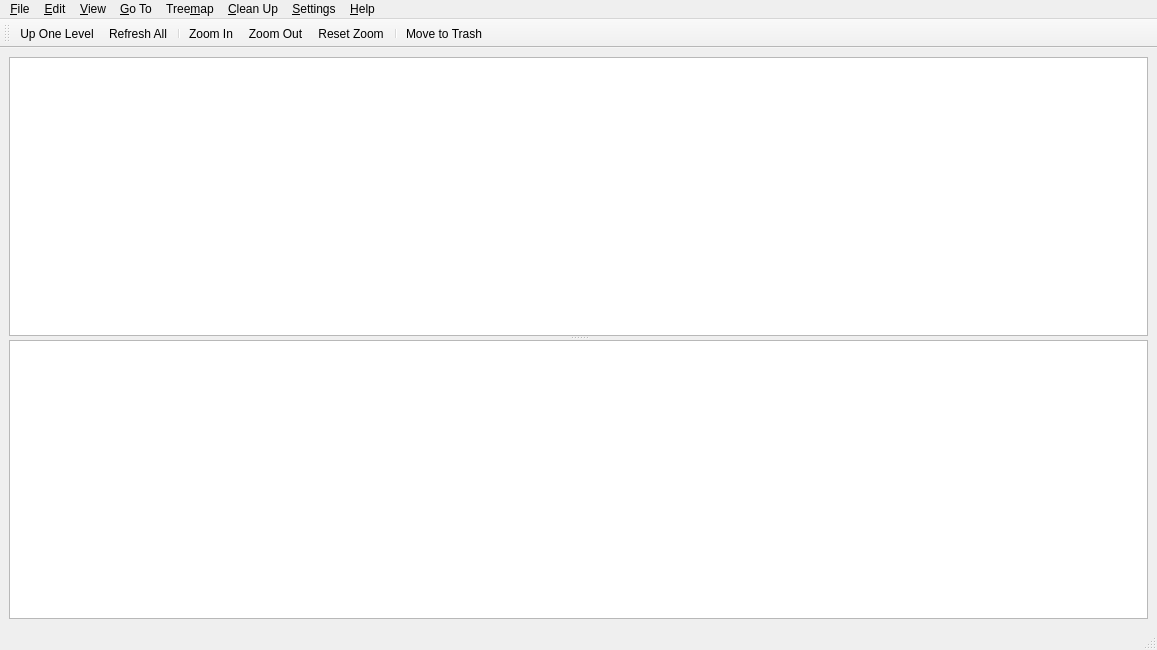
<?xml version="1.0" encoding="UTF-8"?>
<ui version="4.0">
 <author>Stefan Hundhammer</author>
 <class>MainWindow</class>
 <widget class="QMainWindow" name="MainWindow">
  <property name="geometry">
   <rect>
    <x>0</x>
    <y>0</y>
    <width>1157</width>
    <height>650</height>
   </rect>
  </property>
  <property name="windowTitle">
   <string>iDirStat v1.0a (tobias@familie-feigl.de - iDirStat@ Stefan.Hundhammer@gmx.de &amp; kdirstat@ http://kdirstat.sourceforge.net)</string>
  </property>
  <property name="windowIcon">
   <iconset resource="icons.qrc">
    <normaloff>:/icons/idirstat.png</normaloff>:/icons/idirstat.png</iconset>
  </property>
  <widget class="QWidget" name="centralWidget">
   <layout class="QVBoxLayout" name="verticalLayout">
    <item>
     <widget class="QSplitter" name="mainWinSplitter">
      <property name="orientation">
       <enum>Qt::Vertical</enum>
      </property>
      <widget class="iDirStat::DirTreeView" name="dirTreeView"/>
      <widget class="iDirStat::TreemapView" name="treemapView"/>
     </widget>
    </item>
   </layout>
  </widget>
  <widget class="QMenuBar" name="menubar">
   <property name="geometry">
    <rect>
     <x>0</x>
     <y>0</y>
     <width>1157</width>
     <height>22</height>
    </rect>
   </property>
   <widget class="QMenu" name="menuFile">
    <property name="title">
     <string>&amp;File</string>
    </property>
    <addaction name="actionNewWindow"/>
    <addaction name="actionOpen"/>
    <addaction name="actionRefreshAll"/>
    <addaction name="actionRefreshSelected"/>
    <addaction name="separator"/>
    <addaction name="actionReadExcludedDirectory"/>
    <addaction name="actionContinueReadingAtMountPoint"/>
    <addaction name="actionStopReading"/>
    <addaction name="separator"/>
    <addaction name="actionAskWriteCache"/>
    <addaction name="actionAskReadCache"/>
    <addaction name="separator"/>
    <addaction name="actionQuit"/>
   </widget>
   <widget class="QMenu" name="menuView">
    <property name="title">
     <string>&amp;View</string>
    </property>
    <widget class="QMenu" name="menuExpandTreeToLevel">
     <property name="title">
      <string>E&amp;xpand Tree To Level</string>
     </property>
     <addaction name="actionExpandTreeLevel0"/>
     <addaction name="actionExpandTreeLevel1"/>
     <addaction name="actionExpandTreeLevel2"/>
     <addaction name="actionExpandTreeLevel3"/>
     <addaction name="actionExpandTreeLevel4"/>
     <addaction name="actionExpandTreeLevel5"/>
     <addaction name="actionExpandTreeLevel6"/>
     <addaction name="actionExpandTreeLevel7"/>
     <addaction name="actionExpandTreeLevel8"/>
     <addaction name="actionExpandTreeLevel9"/>
    </widget>
    <addaction name="actionCloseAllTreeLevels"/>
    <addaction name="menuExpandTreeToLevel"/>
    <addaction name="separator"/>
    <addaction name="actionFileSizeStats"/>
    <addaction name="actionFileTypeStats"/>
   </widget>
   <widget class="QMenu" name="menuEdit">
    <property name="title">
     <string>&amp;Edit</string>
    </property>
    <addaction name="actionCopyUrlToClipboard"/>
    <addaction name="actionMoveToTrash"/>
   </widget>
   <widget class="QMenu" name="menuTreemap">
    <property name="title">
     <string>Tree&amp;map</string>
    </property>
    <addaction name="actionShowTreemap"/>
    <addaction name="actionTreemapAsSidePanel"/>
    <addaction name="separator"/>
    <addaction name="actionTreemapZoomIn"/>
    <addaction name="actionTreemapZoomOut"/>
    <addaction name="actionResetTreemapZoom"/>
    <addaction name="actionTreemapRebuild"/>
   </widget>
   <widget class="QMenu" name="menuGoTo">
    <property name="title">
     <string>&amp;Go To</string>
    </property>
    <addaction name="actionGoUp"/>
    <addaction name="actionGoToToplevel"/>
   </widget>
   <widget class="QMenu" name="menuHelp">
    <property name="title">
     <string>&amp;Help</string>
    </property>
    <addaction name="actionHelp"/>
    <addaction name="actionAbout"/>
    <addaction name="actionAboutQt"/>
   </widget>
   <widget class="QMenu" name="menuCleanup">
    <property name="tearOffEnabled">
     <bool>true</bool>
    </property>
    <property name="title">
     <string>&amp;Clean Up</string>
    </property>
    <addaction name="actionMoveToTrash"/>
    <addaction name="separator"/>
   </widget>
   <widget class="QMenu" name="menuSettings">
    <property name="title">
     <string>&amp;Settings</string>
    </property>
    <addaction name="actionConfigure"/>
   </widget>
   <addaction name="menuFile"/>
   <addaction name="menuEdit"/>
   <addaction name="menuView"/>
   <addaction name="menuGoTo"/>
   <addaction name="menuTreemap"/>
   <addaction name="menuCleanup"/>
   <addaction name="menuSettings"/>
   <addaction name="menuHelp"/>
  </widget>
  <widget class="QStatusBar" name="statusBar"/>
  <widget class="QToolBar" name="toolBar">
   <property name="windowTitle">
    <string>toolBar</string>
   </property>
   <attribute name="toolBarArea">
    <enum>TopToolBarArea</enum>
   </attribute>
   <attribute name="toolBarBreak">
    <bool>false</bool>
   </attribute>
   <addaction name="actionGoUp"/>
   <addaction name="actionRefreshAll"/>
   <addaction name="separator"/>
   <addaction name="actionTreemapZoomIn"/>
   <addaction name="actionTreemapZoomOut"/>
   <addaction name="actionResetTreemapZoom"/>
   <addaction name="separator"/>
   <addaction name="actionMoveToTrash"/>
  </widget>
  <action name="actionQuit">
   <property name="icon">
    <iconset resource="icons.qrc">
     <normaloff>:/icons/window-close.png</normaloff>:/icons/window-close.png</iconset>
   </property>
   <property name="text">
    <string>&amp;Quit</string>
   </property>
   <property name="toolTip">
    <string>Exit application</string>
   </property>
   <property name="shortcut">
    <string>Ctrl+Q</string>
   </property>
  </action>
  <action name="actionOpen">
   <property name="icon">
    <iconset resource="icons.qrc">
     <normaloff>:/icons/open-dir.png</normaloff>:/icons/open-dir.png</iconset>
   </property>
   <property name="text">
    <string>&amp;Open...</string>
   </property>
   <property name="toolTip">
    <string>Open a directory to scan.</string>
   </property>
   <property name="shortcut">
    <string>Ctrl+O</string>
   </property>
  </action>
  <action name="actionCloseAllTreeLevels">
   <property name="text">
    <string>&amp;Close All Tree Levels</string>
   </property>
   <property name="toolTip">
    <string>Close all branches of the directory tree.</string>
   </property>
  </action>
  <action name="actionExpandTreeLevel0">
   <property name="text">
    <string>Level &amp;0</string>
   </property>
   <property name="toolTip">
    <string>Expand (open) the directory tree to level 0.</string>
   </property>
  </action>
  <action name="actionExpandTreeLevel1">
   <property name="text">
    <string>Level &amp;1</string>
   </property>
   <property name="toolTip">
    <string>Expand (open) the directory tree to level 1.</string>
   </property>
   <property name="shortcut">
    <string>Ctrl+1</string>
   </property>
  </action>
  <action name="actionExpandTreeLevel2">
   <property name="text">
    <string>Level &amp;2</string>
   </property>
   <property name="toolTip">
    <string>Expand (open) the directory tree to level 2.</string>
   </property>
   <property name="shortcut">
    <string>Ctrl+2</string>
   </property>
  </action>
  <action name="actionExpandTreeLevel3">
   <property name="text">
    <string>Level &amp;3</string>
   </property>
   <property name="toolTip">
    <string>Expand (open) the directory tree to level 3.</string>
   </property>
   <property name="shortcut">
    <string>Ctrl+3</string>
   </property>
  </action>
  <action name="actionExpandTreeLevel4">
   <property name="text">
    <string>Level &amp;4</string>
   </property>
   <property name="toolTip">
    <string>Expand (open) the directory tree to level 4.</string>
   </property>
   <property name="shortcut">
    <string>Ctrl+4</string>
   </property>
  </action>
  <action name="actionExpandTreeLevel5">
   <property name="text">
    <string>Level &amp;5</string>
   </property>
   <property name="toolTip">
    <string>Expand (open) the directory tree to level 5.</string>
   </property>
   <property name="shortcut">
    <string>Ctrl+5</string>
   </property>
  </action>
  <action name="actionExpandTreeLevel6">
   <property name="text">
    <string>Level &amp;6</string>
   </property>
   <property name="toolTip">
    <string>Expand (open) the directory tree to level 6.</string>
   </property>
   <property name="shortcut">
    <string>Ctrl+6</string>
   </property>
  </action>
  <action name="actionExpandTreeLevel7">
   <property name="text">
    <string>Level &amp;7</string>
   </property>
   <property name="toolTip">
    <string>Expand (open) the directory tree to level 7.</string>
   </property>
   <property name="shortcut">
    <string>Ctrl+7</string>
   </property>
  </action>
  <action name="actionExpandTreeLevel8">
   <property name="text">
    <string>Level &amp;8</string>
   </property>
   <property name="toolTip">
    <string>Expand (open) the directory tree to level 8.</string>
   </property>
   <property name="shortcut">
    <string>Ctrl+8</string>
   </property>
  </action>
  <action name="actionExpandTreeLevel9">
   <property name="text">
    <string>Level &amp;9</string>
   </property>
   <property name="toolTip">
    <string>Expand (open) the directory tree to level 9.</string>
   </property>
   <property name="shortcut">
    <string>Ctrl+9</string>
   </property>
  </action>
  <action name="actionStopReading">
   <property name="icon">
    <iconset resource="icons.qrc">
     <normaloff>:/icons/stop.png</normaloff>:/icons/stop.png</iconset>
   </property>
   <property name="text">
    <string>&amp;Stop Reading</string>
   </property>
   <property name="toolTip">
    <string>Stop reading directories.</string>
   </property>
   <property name="shortcut">
    <string>Ctrl+C</string>
   </property>
  </action>
  <action name="actionAskWriteCache">
   <property name="icon">
    <iconset resource="icons.qrc">
     <normaloff>:/icons/document-export.png</normaloff>:/icons/document-export.png</iconset>
   </property>
   <property name="text">
    <string>&amp;Write To Cache File...</string>
   </property>
   <property name="toolTip">
    <string>Write the current directory tree to a cache file.</string>
   </property>
  </action>
  <action name="actionAskReadCache">
   <property name="icon">
    <iconset resource="icons.qrc">
     <normaloff>:/icons/document-import.png</normaloff>:/icons/document-import.png</iconset>
   </property>
   <property name="text">
    <string>&amp;Read Cache File...</string>
   </property>
   <property name="toolTip">
    <string>Read a directory tree from a cache file.</string>
   </property>
  </action>
  <action name="actionRefreshAll">
   <property name="icon">
    <iconset resource="icons.qrc">
     <normaloff>:/icons/refresh.png</normaloff>:/icons/refresh.png</iconset>
   </property>
   <property name="text">
    <string>Refresh &amp;All</string>
   </property>
   <property name="toolTip">
    <string>Re-read the entire directory tree from disk.</string>
   </property>
   <property name="shortcut">
    <string>F5</string>
   </property>
  </action>
  <action name="actionCopyUrlToClipboard">
   <property name="icon">
    <iconset resource="icons.qrc">
     <normaloff>:/icons/edit-copy.png</normaloff>:/icons/edit-copy.png</iconset>
   </property>
   <property name="text">
    <string>&amp;Copy URL</string>
   </property>
   <property name="toolTip">
    <string>Copy the full path of the current item to the system clipboard for use in other applications.</string>
   </property>
   <property name="shortcut">
    <string>Ctrl+C</string>
   </property>
  </action>
  <action name="actionTreemapZoomIn">
   <property name="icon">
    <iconset resource="icons.qrc">
     <normaloff>:/icons/zoom-in.png</normaloff>:/icons/zoom-in.png</iconset>
   </property>
   <property name="text">
    <string>Zoom &amp;In</string>
   </property>
   <property name="toolTip">
    <string>Zoom the treemap in (enlarge) one level.</string>
   </property>
   <property name="shortcut">
    <string>Ctrl++</string>
   </property>
  </action>
  <action name="actionTreemapZoomOut">
   <property name="icon">
    <iconset resource="icons.qrc">
     <normaloff>:/icons/zoom-out.png</normaloff>:/icons/zoom-out.png</iconset>
   </property>
   <property name="text">
    <string>Zoom &amp;Out</string>
   </property>
   <property name="toolTip">
    <string>Zoom the treemap out one level.</string>
   </property>
   <property name="shortcut">
    <string>Ctrl+-</string>
   </property>
  </action>
  <action name="actionResetTreemapZoom">
   <property name="icon">
    <iconset resource="icons.qrc">
     <normaloff>:/icons/zoom-best-fit.png</normaloff>:/icons/zoom-best-fit.png</iconset>
   </property>
   <property name="text">
    <string>&amp;Reset Zoom</string>
   </property>
   <property name="toolTip">
    <string>Reset the treemap zoom factor to normal.</string>
   </property>
   <property name="shortcut">
    <string>Ctrl+0</string>
   </property>
  </action>
  <action name="actionTreemapRebuild">
   <property name="text">
    <string>Re&amp;build</string>
   </property>
   <property name="toolTip">
    <string>Rebuild the treemap.</string>
   </property>
  </action>
  <action name="actionShowTreemap">
   <property name="checkable">
    <bool>true</bool>
   </property>
   <property name="checked">
    <bool>true</bool>
   </property>
   <property name="text">
    <string>&amp;Show Treemap</string>
   </property>
   <property name="toolTip">
    <string>Enable or disable showing the treemap view.</string>
   </property>
   <property name="shortcut">
    <string>F9</string>
   </property>
  </action>
  <action name="actionGoUp">
   <property name="icon">
    <iconset resource="icons.qrc">
     <normaloff>:/icons/go-up.png</normaloff>:/icons/go-up.png</iconset>
   </property>
   <property name="text">
    <string>&amp;Up One Level</string>
   </property>
   <property name="toolTip">
    <string>Navigate one directory level up.</string>
   </property>
   <property name="shortcut">
    <string>Alt+Up</string>
   </property>
  </action>
  <action name="actionGoToToplevel">
   <property name="icon">
    <iconset resource="icons.qrc">
     <normaloff>:/icons/go-top.png</normaloff>:/icons/go-top.png</iconset>
   </property>
   <property name="text">
    <string>&amp;Toplevel</string>
   </property>
   <property name="toolTip">
    <string>Navigate to the toplevel directory of this tree.</string>
   </property>
   <property name="shortcut">
    <string>Ctrl+Home</string>
   </property>
  </action>
  <action name="actionAbout">
   <property name="icon">
    <iconset>
     <normaloff>:/icons/iDirStat.png</normaloff>:/icons/iDirStat.png</iconset>
   </property>
   <property name="text">
    <string>&amp;About iDirStat...</string>
   </property>
   <property name="toolTip">
    <string>Show version, copyright and license information about this program.</string>
   </property>
  </action>
  <action name="actionAboutQt">
   <property name="text">
    <string>About &amp;Qt...</string>
   </property>
   <property name="toolTip">
    <string>Show information about the Qt version used for building this program.</string>
   </property>
  </action>
  <action name="actionRefreshSelected">
   <property name="text">
    <string>Re&amp;fresh Selected</string>
   </property>
   <property name="toolTip">
    <string>Reread the selected branch from disk.</string>
   </property>
  </action>
  <action name="actionReadExcludedDirectory">
   <property name="text">
    <string>Read &amp;Excluded Directory</string>
   </property>
   <property name="toolTip">
    <string>Read a directory that was excluded by an exclude rule.</string>
   </property>
  </action>
  <action name="actionContinueReadingAtMountPoint">
   <property name="icon">
    <iconset resource="icons.qrc">
     <normaloff>:/icons/hard-disk.png</normaloff>:/icons/hard-disk.png</iconset>
   </property>
   <property name="text">
    <string>Continue Reading at &amp;Mount Point</string>
   </property>
  </action>
  <action name="actionConfigure">
   <property name="icon">
    <iconset resource="icons.qrc">
     <normaloff>:/icons/preferences.png</normaloff>:/icons/preferences.png</iconset>
   </property>
   <property name="text">
    <string>&amp;Configure iDirStat</string>
   </property>
   <property name="toolTip">
    <string>Configure iDirStat</string>
   </property>
  </action>
  <action name="actionVerboseSelection">
   <property name="checkable">
    <bool>true</bool>
   </property>
   <property name="text">
    <string>Verbose Selection</string>
   </property>
   <property name="toolTip">
    <string>Switch verbose logging of selecting and unselecting items on or off.</string>
   </property>
   <property name="shortcut">
    <string>Shift+F7</string>
   </property>
  </action>
  <action name="actionMoveToTrash">
   <property name="icon">
    <iconset resource="icons.qrc">
     <normaloff>:/icons/trashcan.png</normaloff>:/icons/trashcan.png</iconset>
   </property>
   <property name="text">
    <string>Move to &amp;Trash</string>
   </property>
   <property name="toolTip">
    <string>Move the selected items to the trash bin.</string>
   </property>
   <property name="shortcut">
    <string>Del</string>
   </property>
  </action>
  <action name="actionDumpSelection">
   <property name="text">
    <string>Dump Selection to Log</string>
   </property>
   <property name="shortcut">
    <string>F7</string>
   </property>
  </action>
  <action name="actionFileTypeStats">
   <property name="text">
    <string>File &amp;Type Statistics</string>
   </property>
   <property name="toolTip">
    <string>File Type Statistics</string>
   </property>
   <property name="shortcut">
    <string>F3</string>
   </property>
  </action>
  <action name="actionHelp">
   <property name="text">
    <string>iDirStat &amp;Help</string>
   </property>
   <property name="toolTip">
    <string>iDirStat Help</string>
   </property>
   <property name="shortcut">
    <string>F1</string>
   </property>
  </action>
  <action name="actionTreemapAsSidePanel">
   <property name="checkable">
    <bool>true</bool>
   </property>
   <property name="checked">
    <bool>true</bool>
   </property>
   <property name="text">
    <string>Treemap as side panel</string>
   </property>
   <property name="toolTip">
    <string>Show the Treeemap beside the directory tree, otherwise it will be shown beneath.</string>
   </property>
  </action>
  <action name="actionFileSizeStats">
   <property name="text">
    <string>File &amp;Size Statistics</string>
   </property>
   <property name="shortcut">
    <string>F2</string>
   </property>
  </action>
  <action name="actionNewWindow">
   <property name="icon">
    <iconset>
     <normalon>icons/new-window.png</normalon>
    </iconset>
   </property>
   <property name="text">
    <string>&amp;New Window...</string>
   </property>
   <property name="toolTip">
    <string>Spawn a new window to scan another location</string>
   </property>
   <property name="shortcut">
    <string>Ctrl+N</string>
   </property>
   <property name="iconVisibleInMenu">
    <bool>false</bool>
   </property>
  </action>
 </widget>
 <customwidgets>
  <customwidget>
   <class>iDirStat::DirTreeView</class>
   <extends>QTreeView</extends>
   <header>DirTreeView.h</header>
  </customwidget>
  <customwidget>
   <class>iDirStat::TreemapView</class>
   <extends>QGraphicsView</extends>
   <header>TreemapView.h</header>
  </customwidget>
 </customwidgets>
 <resources>
  <include location="icons.qrc"/>
 </resources>
 <connections/>
</ui>
